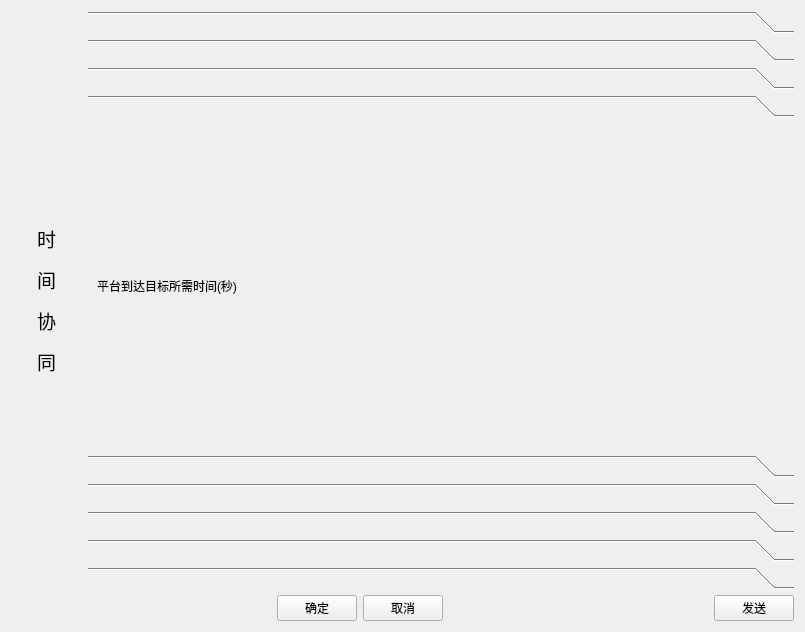
<?xml version="1.0" encoding="UTF-8"?>
<ui version="4.0">
 <class>CDlgTimeSynergy</class>
 <widget class="QWidget" name="CDlgTimeSynergy">
  <property name="geometry">
   <rect>
    <x>0</x>
    <y>0</y>
    <width>805</width>
    <height>632</height>
   </rect>
  </property>
  <property name="windowTitle">
   <string>时间协同</string>
  </property>
  <layout class="QVBoxLayout" name="verticalLayout">
   <item>
    <layout class="QHBoxLayout" name="horizontalLayout" stretch="1,10">
     <item>
      <widget class="QLabel" name="label">
       <property name="text">
        <string>&lt;html&gt;&lt;head/&gt;&lt;body&gt;&lt;p&gt;&lt;span style=&quot; font-size:14pt;&quot;&gt;时&lt;/span&gt;&lt;/p&gt;&lt;p&gt;&lt;span style=&quot; font-size:14pt;&quot;&gt;间&lt;/span&gt;&lt;/p&gt;&lt;p&gt;&lt;span style=&quot; font-size:14pt;&quot;&gt;协&lt;/span&gt;&lt;/p&gt;&lt;p&gt;&lt;span style=&quot; font-size:14pt;&quot;&gt;同&lt;/span&gt;&lt;/p&gt;&lt;/body&gt;&lt;/html&gt;</string>
       </property>
       <property name="alignment">
        <set>Qt::AlignCenter</set>
       </property>
      </widget>
     </item>
     <item>
      <widget class="QToolBox" name="toolBox">
       <property name="currentIndex">
        <number>3</number>
       </property>
       <widget class="QWidget" name="page">
        <property name="geometry">
         <rect>
          <x>0</x>
          <y>0</y>
          <width>708</width>
          <height>347</height>
         </rect>
        </property>
        <attribute name="label">
         <string/>
        </attribute>
        <layout class="QVBoxLayout" name="verticalLayout_2">
         <item>
          <widget class="QLabel" name="label_2">
           <property name="text">
            <string>协同任务信息交互点</string>
           </property>
          </widget>
         </item>
        </layout>
       </widget>
       <widget class="QWidget" name="page_2">
        <property name="geometry">
         <rect>
          <x>0</x>
          <y>0</y>
          <width>708</width>
          <height>347</height>
         </rect>
        </property>
        <attribute name="label">
         <string/>
        </attribute>
        <layout class="QHBoxLayout" name="horizontalLayout_3">
         <item>
          <widget class="QLabel" name="label_3">
           <property name="text">
            <string>平台起飞点</string>
           </property>
          </widget>
         </item>
        </layout>
       </widget>
       <widget class="QWidget" name="page_3">
        <property name="geometry">
         <rect>
          <x>0</x>
          <y>0</y>
          <width>708</width>
          <height>347</height>
         </rect>
        </property>
        <attribute name="label">
         <string/>
        </attribute>
        <layout class="QHBoxLayout" name="horizontalLayout_4">
         <item>
          <widget class="QLabel" name="label_4">
           <property name="text">
            <string>航向和速度</string>
           </property>
          </widget>
         </item>
        </layout>
       </widget>
       <widget class="QWidget" name="page_4">
        <property name="geometry">
         <rect>
          <x>0</x>
          <y>0</y>
          <width>708</width>
          <height>347</height>
         </rect>
        </property>
        <attribute name="label">
         <string/>
        </attribute>
        <layout class="QHBoxLayout" name="horizontalLayout_5">
         <item>
          <widget class="QLabel" name="label_5">
           <property name="text">
            <string>平台到达目标所需时间(秒)</string>
           </property>
          </widget>
         </item>
        </layout>
       </widget>
       <widget class="QWidget" name="page_5">
        <property name="geometry">
         <rect>
          <x>0</x>
          <y>0</y>
          <width>708</width>
          <height>347</height>
         </rect>
        </property>
        <attribute name="label">
         <string/>
        </attribute>
        <layout class="QHBoxLayout" name="horizontalLayout_6">
         <item>
          <widget class="QLabel" name="label_6">
           <property name="text">
            <string>目标高度</string>
           </property>
          </widget>
         </item>
        </layout>
       </widget>
       <widget class="QWidget" name="page_6">
        <property name="geometry">
         <rect>
          <x>0</x>
          <y>0</y>
          <width>708</width>
          <height>347</height>
         </rect>
        </property>
        <attribute name="label">
         <string/>
        </attribute>
        <layout class="QHBoxLayout" name="horizontalLayout_8">
         <item>
          <widget class="QLabel" name="label_7">
           <property name="text">
            <string>目标描述</string>
           </property>
          </widget>
         </item>
        </layout>
       </widget>
       <widget class="QWidget" name="page_7">
        <property name="geometry">
         <rect>
          <x>0</x>
          <y>0</y>
          <width>708</width>
          <height>347</height>
         </rect>
        </property>
        <attribute name="label">
         <string/>
        </attribute>
        <layout class="QHBoxLayout" name="horizontalLayout_7">
         <item>
          <widget class="QLabel" name="label_8">
           <property name="text">
            <string>目标位置</string>
           </property>
          </widget>
         </item>
        </layout>
       </widget>
       <widget class="QWidget" name="page_8">
        <property name="geometry">
         <rect>
          <x>0</x>
          <y>0</y>
          <width>708</width>
          <height>347</height>
         </rect>
        </property>
        <attribute name="label">
         <string/>
        </attribute>
        <layout class="QHBoxLayout" name="horizontalLayout_9" stretch="1,5">
         <item>
          <widget class="QLabel" name="label_9">
           <property name="text">
            <string>制导、标记类型</string>
           </property>
          </widget>
         </item>
         <item>
          <widget class="QComboBox" name="comboBox">
           <item>
            <property name="text">
             <string>激光</string>
            </property>
           </item>
           <item>
            <property name="text">
             <string>烟雾</string>
            </property>
           </item>
           <item>
            <property name="text">
             <string>红外</string>
            </property>
           </item>
           <item>
            <property name="text">
             <string>其他</string>
            </property>
           </item>
          </widget>
         </item>
        </layout>
       </widget>
       <widget class="QWidget" name="page_9">
        <property name="geometry">
         <rect>
          <x>0</x>
          <y>0</y>
          <width>708</width>
          <height>347</height>
         </rect>
        </property>
        <attribute name="label">
         <string/>
        </attribute>
        <layout class="QHBoxLayout" name="horizontalLayout_10">
         <item>
          <widget class="QLabel" name="label_10">
           <property name="text">
            <string>Friend位置</string>
           </property>
          </widget>
         </item>
        </layout>
       </widget>
      </widget>
     </item>
    </layout>
   </item>
   <item>
    <layout class="QHBoxLayout" name="horizontalLayout_2">
     <item>
      <spacer name="horizontalSpacer">
       <property name="orientation">
        <enum>Qt::Horizontal</enum>
       </property>
       <property name="sizeHint" stdset="0">
        <size>
         <width>40</width>
         <height>20</height>
        </size>
       </property>
      </spacer>
     </item>
     <item>
      <widget class="QPushButton" name="pushButton">
       <property name="text">
        <string>  确定  </string>
       </property>
      </widget>
     </item>
     <item>
      <widget class="QPushButton" name="pushButton_2">
       <property name="text">
        <string>  取消  </string>
       </property>
      </widget>
     </item>
     <item>
      <spacer name="horizontalSpacer_2">
       <property name="orientation">
        <enum>Qt::Horizontal</enum>
       </property>
       <property name="sizeHint" stdset="0">
        <size>
         <width>40</width>
         <height>20</height>
        </size>
       </property>
      </spacer>
     </item>
     <item>
      <widget class="QPushButton" name="pushButton_3">
       <property name="text">
        <string>  发送  </string>
       </property>
      </widget>
     </item>
    </layout>
   </item>
  </layout>
 </widget>
 <resources/>
 <connections/>
</ui>
